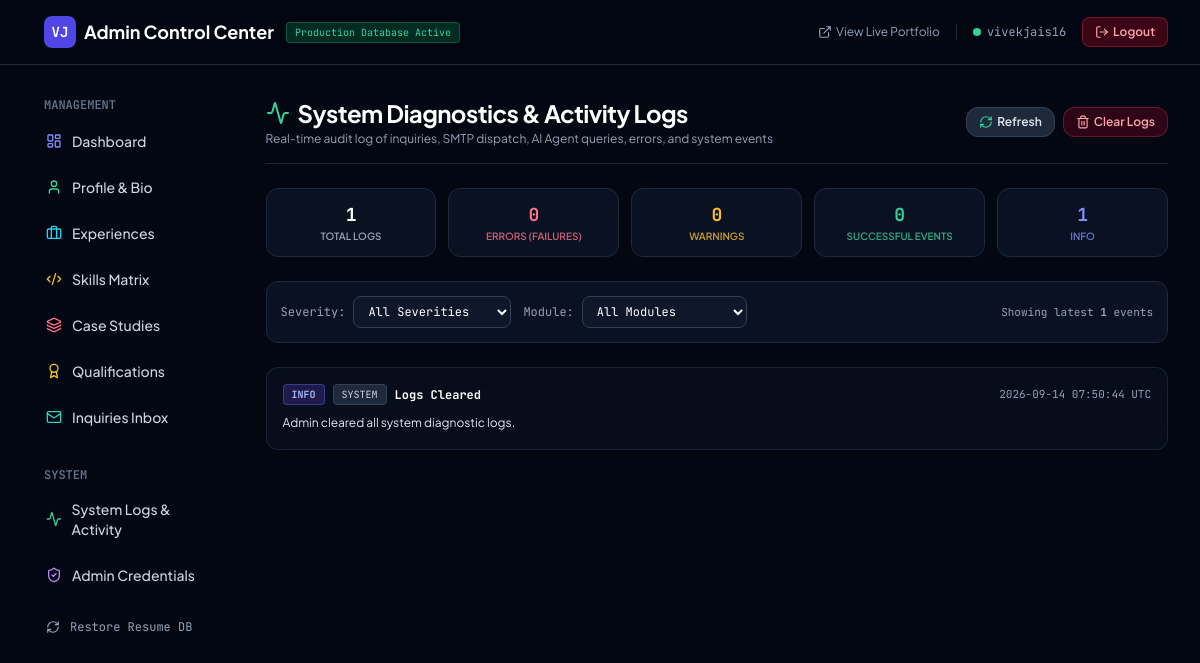
Page /admin/logs (signed in) on the earlier database version.
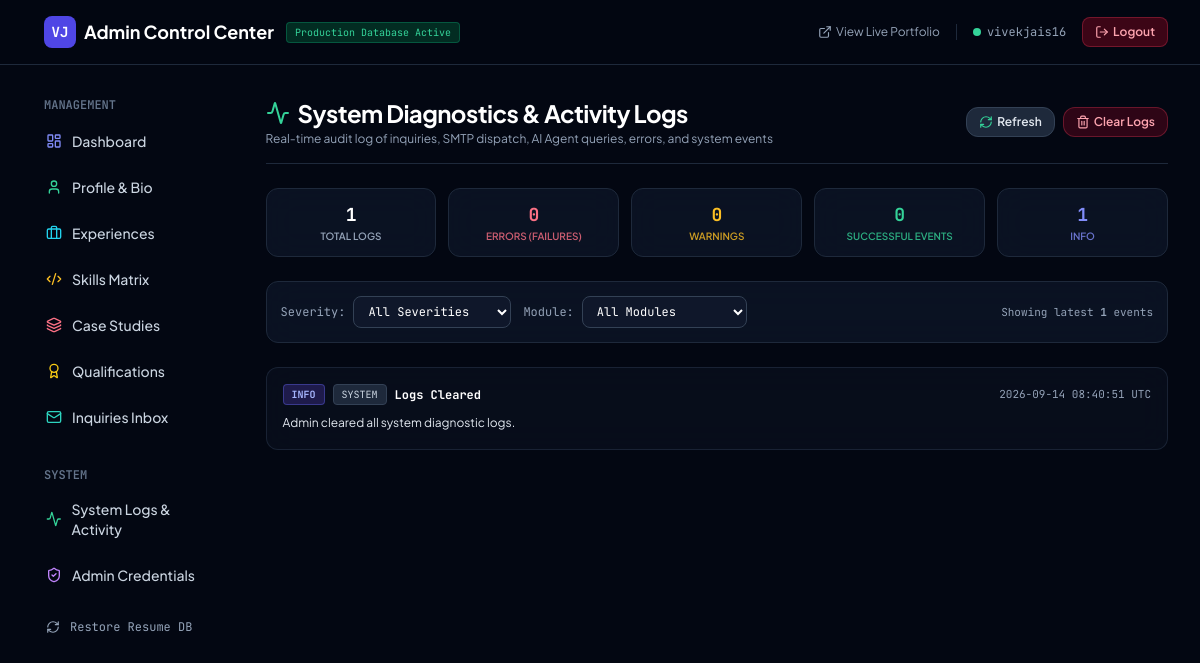
Same page on the later database version.
### app/models/admin.py (models this page shows)
class SystemLog(Base):
    __tablename__ = "system_logs"
    id = Column(Integer, primary_key=True, index=True)
    timestamp = Column(DateTime, default=utc_now, index=True)
    level = Column(String(20), default="INFO", index=True)  # INFO, WARNING, ERROR, SUCCESS
    module = Column(String(50), default="SYSTEM", index=True)  # EMAIL, CONTACT, AI_AGENT, AUTH, ADMIN, DATABASE
    action = Column(String(100), nullable=False)
    message = Column(String(500), nullable=False)
    details = Column(String(5000), nullable=True)
    ip_address = Column(String(50), nullable=True)

### app/admin/router.py (the view)
@admin_router.get("/logs", response_class=HTMLResponse)
async def admin_logs_view(
    request: Request,
    level: Optional[str] = "ALL",
    module: Optional[str] = "ALL",
    admin_user: str = Depends(require_admin),
    db: Session = Depends(get_db),
):
    logs = get_system_logs(limit=150, level=level, module=module)
    stats = get_log_stats()
    return templates.TemplateResponse(
        request=request,
        name="admin/logs.html",
        context={
            "admin_user": admin_user,
            "logs": logs,
            "stats": stats,
            "selected_level": level or "ALL",
            "selected_module": module or "ALL",
        },
    )

### app/templates/admin/logs.html (shortened to what this page needs)
{% extends "admin/base.html" %}
{% block content %}
<div class="space-y-6">
    <div class="flex flex-col sm:flex-row sm:items-center justify-between gap-4 border-b border-slate-800 pb-4">
        <div>
            <h1 class="text-2xl font-bold text-white tracking-tight flex items-center gap-2">
                <i data-lucide="activity" class="w-6 h-6 text-emerald-400"></i> System Diagnostics & Activity Logs
            </h1>
            <p class="text-xs text-slate-400 mt-0.5">Real-time audit log of inquiries, SMTP dispatch, AI Agent queries, errors, and system events</p>
        </div>
        <div class="flex items-center gap-2">
            <a href="/admin/logs" class="px-3 py-1.5 rounded-xl bg-slate-800 hover:bg-slate-700 text-slate-200 text-xs font-semibold border border-slate-700 transition flex items-center gap-1">
                <i data-lucide="refresh-cw" class="w-3.5 h-3.5 text-emerald-400"></i> Refresh
            </a>
            <form action="/admin/logs/clear" method="post" onsubmit="return confirm('Clear all diagnostic logs?');">
                <button type="submit" class="px-3 py-1.5 rounded-xl bg-rose-950/60 hover:bg-rose-900 text-rose-300 text-xs font-semibold border border-rose-500/30 transition flex items-center gap-1">
                    <i data-lucide="trash-2" class="w-3.5 h-3.5"></i> Clear Logs
                </button>
            </form>
        </div>
    </div>
    <div class="grid grid-cols-2 sm:grid-cols-5 gap-3">
        <div class="glass-panel rounded-xl p-3 border border-slate-800 text-center">
            <div class="text-lg font-bold text-white font-mono">{{ stats.total }}</div>
            <div class="text-[10px] text-slate-400 uppercase font-semibold">Total Logs</div>
        </div>
        <div class="glass-panel rounded-xl p-3 border border-slate-800 text-center">
            <div class="text-lg font-bold text-rose-400 font-mono">{{ stats.errors }}</div>
            <div class="text-[10px] text-rose-400/80 uppercase font-semibold">Errors (Failures)</div>
        </div>
        <div class="glass-panel rounded-xl p-3 border border-slate-800 text-center">
            <div class="text-lg font-bold text-amber-400 font-mono">{{ stats.warnings }}</div>
            <div class="text-[10px] text-amber-400/80 uppercase font-semibold">Warnings</div>
        </div>
        <div class="glass-panel rounded-xl p-3 border border-slate-800 text-center">
            <div class="text-lg font-bold text-emerald-400 font-mono">{{ stats.success }}</div>
            <div class="text-[10px] text-emerald-400/80 uppercase font-semibold">Successful Events</div>
        </div>
        <div class="glass-panel rounded-xl p-3 border border-slate-800 text-center">
            <div class="text-lg font-bold text-indigo-400 font-mono">{{ stats.info }}</div>
            <div class="text-[10px] text-indigo-400/80 uppercase font-semibold">Info</div>
        </div>
    </div>
    <div class="glass-panel rounded-xl p-3.5 border border-slate-800 flex flex-wrap items-center justify-between gap-3 text-xs">
        <form method="get" action="/admin/logs" class="flex flex-wrap items-center gap-3 w-full sm:w-auto">
            <div class="flex items-center gap-2">
                <span class="text-slate-400 font-mono">Severity:</span>
                <select name="level" onchange="this.form.submit()" class="px-2.5 py-1.5 rounded-lg bg-slate-900 border border-slate-700 text-white font-mono text-xs focus:outline-none focus:border-emerald-500">
                    <option value="ALL" {% if selected_level == 'ALL' %}selected{% endif %}>All Severities</option>
                </select>
            </div>
            <div class="flex items-center gap-2">
                <span class="text-slate-400 font-mono">Module:</span>
                <select name="module" onchange="this.form.submit()" class="px-2.5 py-1.5 rounded-lg bg-slate-900 border border-slate-700 text-white font-mono text-xs focus:outline-none focus:border-emerald-500">
                    <option value="ALL" {% if selected_module == 'ALL' %}selected{% endif %}>All Modules</option>
                </select>
            </div>
        </form>
        <div class="text-slate-400 font-mono text-[11px]">
            Showing latest <strong>{{ logs|length }}</strong> events
        </div>
    </div>
    {% if logs %}
    <div class="space-y-2">
        {% for log in logs %}
        <div class="glass-panel rounded-xl p-4 border {% if log.level == 'ERROR' %}border-rose-500/50 bg-rose-950/10{% elif log.level == 'WARNING' %}border-amber-500/40 bg-amber-950/10{% elif log.level == 'SUCCESS' %}border-emerald-500/30 bg-emerald-950/10{% else %}border-slate-800/80 bg-slate-900/40{% endif %} space-y-2">
            <div class="flex flex-col sm:flex-row sm:items-center justify-between gap-2">
                <div class="flex items-center gap-2 flex-wrap">
                    {% if log.level == 'ERROR' %}
                    <span class="px-2 py-0.5 rounded text-[10px] font-bold font-mono bg-rose-950 text-rose-300 border border-rose-500/40">ERROR</span>
                    {% elif log.level == 'WARNING' %}
                    <span class="px-2 py-0.5 rounded text-[10px] font-bold font-mono bg-amber-950 text-amber-300 border border-amber-500/40">WARN</span>
                    {% elif log.level == 'SUCCESS' %}
                    <span class="px-2 py-0.5 rounded text-[10px] font-bold font-mono bg-emerald-950 text-emerald-300 border border-emerald-500/40">SUCCESS</span>
                    {% else %}
                    <span class="px-2 py-0.5 rounded text-[10px] font-bold font-mono bg-indigo-950 text-indigo-300 border border-indigo-500/40">INFO</span>
                    {% endif %}
                    <span class="px-2 py-0.5 rounded text-[10px] font-mono bg-slate-800 text-slate-300 border border-slate-700">{{ log.module }}</span>
                    <strong class="text-white text-xs font-mono">{{ log.action }}</strong>
                </div>
                <div class="text-[11px] text-slate-400 font-mono">
                    {{ log.timestamp.strftime('%Y-%m-%d %H:%M:%S UTC') if log.timestamp else 'Recently' }}
                </div>
            </div>
            <div class="text-xs text-slate-200 leading-relaxed font-sans">
                {{ log.message }}
            </div>
        </div>
        {% endfor %}
    </div>
    {% endif %}
</div>
{% endblock %}

### app/templates/admin/base.html (shortened to what this page needs)
<!DOCTYPE html>
<html lang="en">
<head>
    <script src="https://cdn.tailwindcss.com"></script>
    <link rel="stylesheet" href="/static/css/custom.css">
</head>
<body class="bg-dark-950 text-slate-100 min-h-screen flex flex-col antialiased">
    <header class="glass-nav border-b border-slate-800 sticky top-0 z-40">
        <div class="max-w-7xl mx-auto px-4 sm:px-6 lg:px-8 h-16 flex items-center justify-between">
            <div class="flex items-center space-x-3">
                <a href="/admin" class="flex items-center space-x-2 font-bold text-base sm:text-lg text-white">
                    <span class="w-7 h-7 sm:w-8 sm:h-8 rounded-lg bg-indigo-600 flex items-center justify-center text-xs sm:text-sm font-mono">VJ</span>
                    <span class="hidden xs:inline sm:inline">Admin Control Center</span>
                </a>
                <span class="hidden sm:inline-block px-2 py-0.5 rounded text-[10px] font-mono bg-emerald-950 text-emerald-400 border border-emerald-500/30">
                    Production Database Active
                </span>
            </div>
            <div class="flex items-center space-x-2 sm:space-x-4 text-sm">
                <a href="/" target="_blank" class="text-slate-400 hover:text-emerald-400 transition flex items-center gap-1 text-xs">
                    <i data-lucide="external-link" class="w-3.5 h-3.5"></i>
                    <span class="hidden md:inline">View Live Portfolio</span>
                </a>
                <span class="text-xs text-slate-400 font-mono hidden sm:flex items-center gap-1.5">
                    <span class="w-2 h-2 rounded-full bg-emerald-400"></span> {{ admin_user }}
                </span>
                <a href="/admin/logout" class="px-2.5 sm:px-3 py-1.5 rounded-lg text-xs font-semibold bg-rose-950/80 hover:bg-rose-900 text-rose-300 border border-rose-500/30 transition flex items-center gap-1">
                    <i data-lucide="log-out" class="w-3.5 h-3.5"></i>
                    <span class="hidden sm:inline">Logout</span>
                </a>
            </div>
        </div>
    </header>
    <div class="max-w-7xl mx-auto px-4 sm:px-6 lg:px-8 py-6 sm:py-8 flex-grow grid grid-cols-1 lg:grid-cols-5 gap-6 sm:gap-8">
        <aside id="admin-sidebar" class="hidden lg:block lg:col-span-1 space-y-1.5 bg-slate-900/90 lg:bg-transparent p-4 lg:p-0 rounded-2xl border border-slate-800 lg:border-none shadow-xl lg:shadow-none">
            <div class="text-xs font-mono uppercase text-slate-500 px-3 mb-2 font-semibold">Management</div>
            <a href="/admin" class="flex items-center gap-2.5 px-3.5 py-2.5 rounded-xl text-sm font-medium text-slate-300 hover:text-white hover:bg-slate-800 transition">
                <i data-lucide="layout-dashboard" class="w-4 h-4 text-indigo-400"></i> Dashboard
            </a>
            <a href="/admin/profile" class="flex items-center gap-2.5 px-3.5 py-2.5 rounded-xl text-sm font-medium text-slate-300 hover:text-white hover:bg-slate-800 transition">
                <i data-lucide="user" class="w-4 h-4 text-emerald-400"></i> Profile & Bio
            </a>
            <a href="/admin/experiences" class="flex items-center gap-2.5 px-3.5 py-2.5 rounded-xl text-sm font-medium text-slate-300 hover:text-white hover:bg-slate-800 transition">
                <i data-lucide="briefcase" class="w-4 h-4 text-cyan-400"></i> Experiences
            </a>
            <a href="/admin/skills" class="flex items-center gap-2.5 px-3.5 py-2.5 rounded-xl text-sm font-medium text-slate-300 hover:text-white hover:bg-slate-800 transition">
                <i data-lucide="code-2" class="w-4 h-4 text-amber-400"></i> Skills Matrix
            </a>
            <a href="/admin/projects" class="flex items-center gap-2.5 px-3.5 py-2.5 rounded-xl text-sm font-medium text-slate-300 hover:text-white hover:bg-slate-800 transition">
                <i data-lucide="layers" class="w-4 h-4 text-rose-400"></i> Case Studies
            </a>
            <a href="/admin/qualifications" class="flex items-center gap-2.5 px-3.5 py-2.5 rounded-xl text-sm font-medium text-slate-300 hover:text-white hover:bg-slate-800 transition">
                <i data-lucide="award" class="w-4 h-4 text-yellow-400"></i> Qualifications
            </a>
            <a href="/admin/messages" class="flex items-center gap-2.5 px-3.5 py-2.5 rounded-xl text-sm font-medium text-slate-300 hover:text-white hover:bg-slate-800 transition">
                <i data-lucide="mail" class="w-4 h-4 text-teal-400"></i> Inquiries Inbox
            </a>
            <div class="text-xs font-mono uppercase text-slate-500 px-3 pt-4 sm:pt-6 mb-2 font-semibold">System</div>
            <a href="/admin/logs" class="flex items-center gap-2.5 px-3.5 py-2.5 rounded-xl text-sm font-medium text-slate-300 hover:text-white hover:bg-slate-800 transition">
                <i data-lucide="activity" class="w-4 h-4 text-emerald-400"></i> System Logs & Activity
            </a>
            <a href="/admin/settings" class="flex items-center gap-2.5 px-3.5 py-2.5 rounded-xl text-sm font-medium text-slate-300 hover:text-white hover:bg-slate-800 transition">
                <i data-lucide="shield-check" class="w-4 h-4 text-purple-400"></i> Admin Credentials
            </a>
            <form action="/admin/reseed" method="post" onsubmit="return confirm('Restore database with resume defaults? Any custom manual records will be restored to resume state.');" class="pt-2">
                <button type="submit" class="w-full text-left flex items-center gap-2.5 px-3.5 py-2.5 rounded-xl text-xs font-mono text-slate-400 hover:text-rose-400 hover:bg-rose-950/30 transition">
                    <i data-lucide="refresh-cw" class="w-3.5 h-3.5"></i> Restore Resume DB
                </button>
            </form>
        </aside>
        <main class="lg:col-span-4 space-y-6">
            {% block content %}{% endblock %}
        </main>
    </div>
</body>
</html>

### app/static/css/custom.css (style rules this page uses)
:root { --font-sans: 'Plus Jakarta Sans', -apple-system, BlinkMacSystemFont, 'Segoe UI', Roboto, sans-serif; --font-mono: 'JetBrains Mono', monospace; }
body { font-family: var(--font-sans); background-color: #030712; color: #f3f4f6; overflow-x: hidden; }
.glass-panel { background: rgba(15, 23, 42, 0.7); backdrop-filter: blur(16px); -webkit-backdrop-filter: blur(16px); border: 1px solid rgba(255, 255, 255, 0.08); }
.glass-nav { background: rgba(3, 7, 18, 0.82); backdrop-filter: blur(20px); -webkit-backdrop-filter: blur(20px); border-bottom: 1px solid rgba(255, 255, 255, 0.07); }
.font-mono { font-family: var(--font-mono); }

Differences in the rows shown:
changed SystemLog "Logs Cleared": timestamp "2026-09-14 07:50:44 UTC" → "2026-09-14 08:40:51 UTC"
